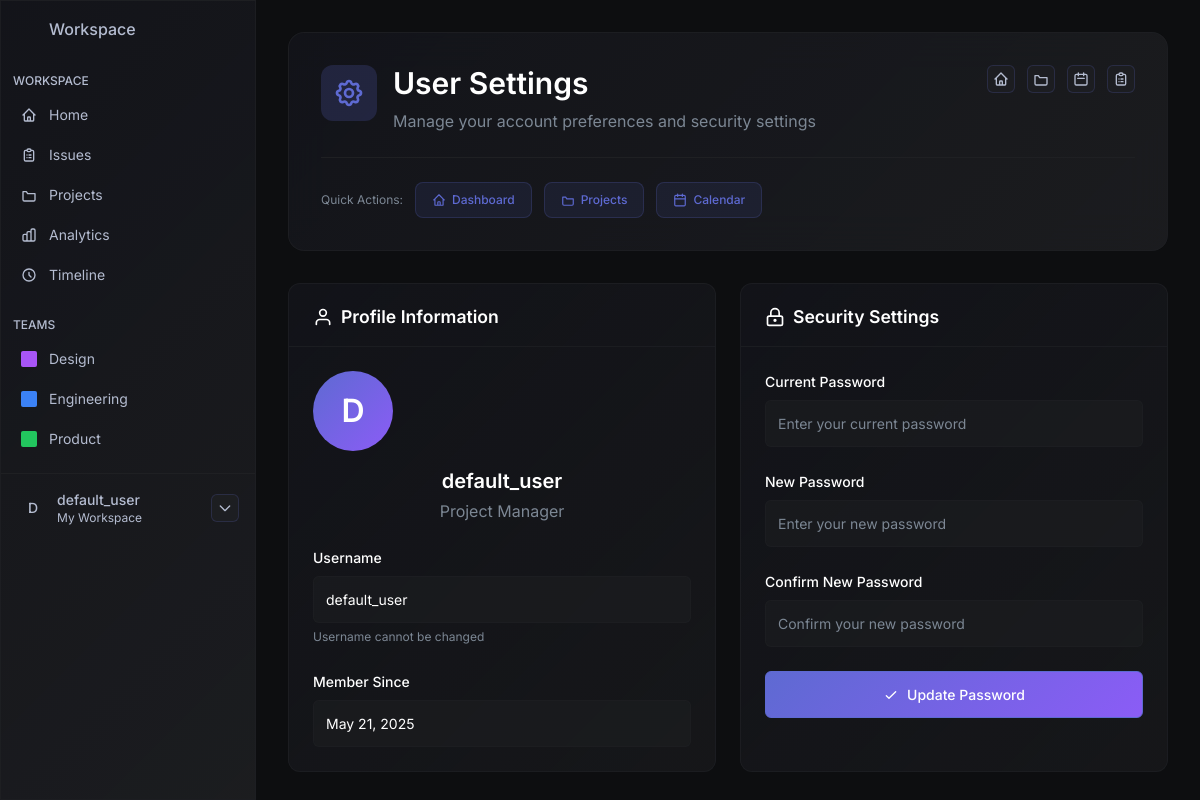
/settings (signed in), run on the app's committed database.
### app.py (models this page shows, shortened)
class User(db.Model, UserMixin):
    id = db.Column(db.Integer, primary_key=True)
    username = db.Column(db.String(80), unique=True, nullable=False)
    email = db.Column(db.String(120), unique=True, nullable=False)
    password_hash = db.Column(db.String(128), nullable=False)
    created_at = db.Column(db.DateTime, default=datetime.utcnow)
    bio = db.Column(db.String(300), nullable=True)  # Short bio for profile
    accomplishments = db.Column(db.Text, nullable=True)  # Multiline accomplishments
    projects_owned = db.relationship('Project', backref='owner_user', lazy=True, foreign_keys='Project.owner_id')
    assigned_tasks = db.relationship('Task', backref='assignee_user', lazy=True, foreign_keys='Task.assignee_id')
    comments = db.relationship('Comment', backref='author_user', lazy=True)
    projects = db.relationship('Project', secondary='project_member', back_populates='members')

### app.py (the view, shortened to what this page needs)
@app.route('/settings', methods=['GET', 'POST'])
@login_required
def user_settings():
    return render_template('user_settings.html')

### templates/user_settings.html (shortened to what this page needs)
<!DOCTYPE html>
<html lang="en">
<head>
    <link rel="stylesheet" href="https://cdnjs.cloudflare.com/ajax/libs/font-awesome/6.4.0/css/all.min.css">
    <script src="https://cdn.tailwindcss.com"></script>
</head>
<body class="bg-aura-bg text-aura-text font-inter min-h-screen">
    <div class="flex flex-col md:flex-row h-screen">
        <div id="sidebar"
            class="hidden md:block w-full md:w-64 header-card flex-shrink-0 flex flex-col h-screen md:h-auto overflow-y-auto">
            <div class="p-4 md:block hidden">
                <div class="flex items-center space-x-2">
                    <div class="h-6 w-6 rounded-md bg-accent"></div>
                    <span class="font-medium">Workspace</span>
                </div>
            </div>
            <nav class="flex-1 py-4">
                <div class="px-3 mb-2 text-xs font-medium text-muted">WORKSPACE</div>
                <a href="{{ url_for('overview_view') }}"
                    class="flex items-center px-3 py-2 text-sm text-muted hover:text-white hover:bg-lighter rounded-md mx-2">
                    <svg class="w-4 h-4 mr-3" fill="none" stroke="currentColor" viewBox="0 0 24 24">
                        <path stroke-linecap="round" stroke-linejoin="round" stroke-width="2"
                            d="M3 12l2-2m0 0l7-7 7 7M5 10v10a1 1 0 001 1h3m10-11l2 2m-2-2v10a1 1 0 01-1 1h-3m-6 0a1 1 0 001-1v-4a1 1 0 011-1h2a1 1 0 011 1v4a1 1 0 001 1m-6 0h6">
                        </path>
                    </svg>
                    Home
                </a>
                <a href="{{ url_for('index') }}"
                    class="flex items-center px-3 py-2 text-sm text-muted hover:text-white hover:bg-lighter rounded-md mx-2 mt-1">
                    Issues
                </a>
                <a href="{{ url_for('manage_projects') }}"
                    class="flex items-center px-3 py-2 text-sm text-muted hover:text-white hover:bg-lighter rounded-md mx-2 mt-1">
                    <svg class="w-4 h-4 mr-3" fill="none" stroke="currentColor" viewBox="0 0 24 24">
                        <path stroke-linecap="round" stroke-linejoin="round" stroke-width="2"
                            d="M3 7h5l2 3h11v9a2 2 0 0 1-2 2H5a2 2 0 0 1-2-2V7z" />
                    </svg>
                    Projects
                </a>
                <a href="{{ url_for('calendar_view') }}"
                    class="flex items-center px-3 py-2 text-sm text-muted hover:text-white hover:bg-lighter rounded-md mx-2 mt-1">
                    Analytics
                </a>
                <a href="{{ url_for('timeline_view') }}"
                    class="flex items-center px-3 py-2 text-sm text-muted hover:text-white hover:bg-lighter rounded-md mx-2 mt-1">
                    <svg class="w-4 h-4 mr-3" fill="none" stroke="currentColor" viewBox="0 0 24 24">
                        <path stroke-linecap="round" stroke-linejoin="round" stroke-width="2"
                            d="M12 8v4l3 3m6-3a9 9 0 11-18 0 9 9 0 0118 0z">
                        </path>
                    </svg>
                    Timeline
                </a>
                <div class="px-3 mt-6 mb-2 text-xs font-medium text-muted">TEAMS</div>
                <a href="#"
                    class="flex items-center px-3 py-2 text-sm text-muted hover:text-white hover:bg-lighter rounded-md mx-2">
                    <div class="w-4 h-4 rounded-sm bg-purple-500 mr-3"></div>
                    Design
                </a>
                <a href="#"
                    class="flex items-center px-3 py-2 text-sm text-muted hover:text-white hover:bg-lighter rounded-md mx-2 mt-1">
                    <div class="w-4 h-4 rounded-sm bg-blue-500 mr-3"></div>
                    Engineering
                </a>
                <a href="#"
                    class="flex items-center px-3 py-2 text-sm text-muted hover:text-white hover:bg-lighter rounded-md mx-2 mt-1">
                    <div class="w-4 h-4 rounded-sm bg-green-500 mr-3"></div>
                    Product
                </a>
            </nav>
            <div class="p-4 border-t border-aura-border">
                <div class="flex items-center justify-between">
                    <div class="flex items-center">
                        <div class="w-8 h-8 rounded-full bg-accent flex items-center justify-center">
                            <span class="text-sm font-medium">{{ current_user.username[0]|upper if current_user.username else 'U' }}</span>
                        </div>
                        <div class="ml-2">
                            <div class="text-sm font-medium">{{ current_user.username if current_user.username else 'User' }}</div>
                            <div class="text-xs text-muted">My Workspace</div>
                        </div>
                    </div>
                    <div class="relative">
                        <button id="userMenuToggle" class="nav-icon text-aura-text hover:text-white" title="User menu">
                            <svg class="w-4 h-4" fill="none" stroke="currentColor" viewBox="0 0 24 24">
                                <path stroke-linecap="round" stroke-linejoin="round" stroke-width="2" d="M19 9l-7 7-7-7" />
                            </svg>
                        </button>
                    </div>
                </div>
            </div>
        </div>
        <div class="flex-1 flex flex-col overflow-y-auto">
            <div class="max-w-7xl mx-auto p-8 w-full">
                <div class="header-card glass-effect rounded-2xl p-8 mb-8">
                    <div class="flex items-start justify-between mb-6">
                        <div class="flex items-start gap-4">
                            <div class="bg-aura-accent/20 p-3 rounded-xl">
                            </div>
                            <div>
                                <h1 class="text-3xl font-semibold text-white mb-2">User Settings</h1>
                                <p class="text-aura-muted">Manage your account preferences and security settings</p>
                            </div>
                        </div>
                        <div class="flex items-center gap-3">
                            <a href="{{ url_for('overview_view') }}" class="nav-icon text-aura-text hover:text-white" title="Dashboard">
                                <svg class="w-4 h-4" fill="none" stroke="currentColor" viewBox="0 0 24 24">
                                    <path stroke-linecap="round" stroke-linejoin="round" stroke-width="2" d="M3 12l2-2m0 0l7-7 7 7M5 10v10a1 1 0 001 1h3m10-11l2 2m-2-2v10a1 1 0 01-1 1h-3m-6 0a1 1 0 001-1v-4a1 1 0 011-1h2a1 1 0 011 1v4a1 1 0 001 1m-6 0h6" />
                                </svg>
                            </a>
                            <a href="{{ url_for('manage_projects') }}" class="nav-icon text-aura-text hover:text-white" title="Projects">
                                <svg class="w-4 h-4" fill="none" stroke="currentColor" viewBox="0 0 24 24">
                                    <path stroke-linecap="round" stroke-linejoin="round" stroke-width="2" d="M3 7h5l2 3h11v9a2 2 0 0 1-2 2H5a2 2 0 0 1-2-2V7z" />
                                </svg>
                            </a>
                            <a href="{{ url_for('calendar_view') }}" class="nav-icon text-aura-text hover:text-white" title="Calendar">
                                <svg class="w-4 h-4" fill="none" stroke="currentColor" viewBox="0 0 24 24">
                                    <path stroke-linecap="round" stroke-linejoin="round" stroke-width="2" d="M8 7V3m8 4V3m-9 8h10M5 21h14a2 2 0 002-2V7a2 2 0 00-2-2H5a2 2 0 00-2 2v12a2 2 0 002 2z" />
                                </svg>
                            </a>
                            <a href="{{ url_for('index') }}" class="nav-icon text-aura-text hover:text-white" title="Issues">
                                <svg class="w-4 h-4" fill="none" stroke="currentColor" viewBox="0 0 24 24">
                                    <path stroke-linecap="round" stroke-linejoin="round" stroke-width="2" d="M9 5H7a2 2 0 00-2 2v12a2 2 0 002 2h10a2 2 0 002-2V7a2 2 0 00-2-2h-2M9 5a2 2 0 002 2h2a2 2 0 002-2M9 5a2 2 0 012-2h2a2 2 0 012 2m-3 7h3m-3 4h3m-6-4h.01M9 16h.01" />
                                </svg>
                            </a>
                        </div>
                    </div>
                    <div class="flex items-center gap-3 mt-6 pt-6 border-t border-aura-border">
                        <span class="text-xs text-aura-muted">Quick Actions:</span>
                        <a href="{{ url_for('overview_view') }}" class="quick-action-btn">
                            <svg width="14" height="14" fill="none" stroke="currentColor" stroke-width="2" stroke-linecap="round" stroke-linejoin="round" viewBox="0 0 24 24">
                                <path d="M3 12l2-2m0 0l7-7 7 7M5 10v10a1 1 0 001 1h3m10-11l2 2m-2-2v10a1 1 0 01-1 1h-3m-6 0a1 1 0 001-1v-4a1 1 0 011-1h2a1 1 0 011 1v4a1 1 0 001 1m-6 0h6" />
                            </svg>
                            Dashboard
                        </a>
                        <a href="{{ url_for('manage_projects') }}" class="quick-action-btn">
                            <svg width="14" height="14" fill="none" stroke="currentColor" stroke-width="2" stroke-linecap="round" stroke-linejoin="round" viewBox="0 0 24 24">
                                <path d="M3 7h5l2 3h11v9a2 2 0 0 1-2 2H5a2 2 0 0 1-2-2V7z" />
                            </svg>
                            Projects
                        </a>
                        <a href="{{ url_for('calendar_view') }}" class="quick-action-btn">
                            <svg width="14" height="14" fill="none" stroke="currentColor" stroke-width="2" stroke-linecap="round" stroke-linejoin="round" viewBox="0 0 24 24">
                                <rect x="3" y="4" width="18" height="18" rx="2"/>
                                <path d="M16 2v4M8 2v4M3 10h18"/>
                            </svg>
                            Calendar
                        </a>
                    </div>
                </div>
                <div class="settings-grid">
                    <div class="settings-card">
                        <div class="card-header">
                            <h2>
                                <svg width="20" height="20" fill="none" stroke="currentColor" stroke-width="2" stroke-linecap="round" stroke-linejoin="round" viewBox="0 0 24 24">
                                    <path d="M20 21v-2a4 4 0 0 0-4-4H8a4 4 0 0 0-4 4v2" />
                                    <circle cx="12" cy="7" r="4" />
                                </svg>
                                Profile Information
                            </h2>
                        </div>
                        <div class="card-content">
                            <div class="text-center mb-6">
                                <div class="profile-avatar">
                                    {{ current_user.username[0]|upper if current_user.username else 'U' }}
                                </div>
                                <h3 class="text-xl font-semibold text-white mb-1">{{ current_user.username if current_user.username else 'User' }}</h3>
                                <p class="text-aura-muted">Project Manager</p>
                            </div>
                            <div class="space-y-4">
                                <div class="form-group">
                                    <label>Username</label>
                                    <input type="text" class="form-control" value="{{ current_user.username if current_user.username else 'User' }}" readonly>
                                    <small class="text-aura-muted text-xs mt-1">Username cannot be changed</small>
                                </div>
                                <div class="form-group">
                                    <label>Member Since</label>
                                    <input type="text" class="form-control" value="{{ current_user.created_at.strftime('%B %d, %Y') if current_user.created_at else 'Recently' }}" readonly>
                                </div>
                            </div>
                        </div>
                    </div>
                    <div class="settings-card">
                        <div class="card-header">
                            <h2>
                                <svg width="20" height="20" fill="none" stroke="currentColor" stroke-width="2" stroke-linecap="round" stroke-linejoin="round" viewBox="0 0 24 24">
                                    <rect x="3" y="11" width="18" height="11" rx="2" ry="2" />
                                    <circle cx="12" cy="16" r="1" />
                                    <path d="M7 11V7a5 5 0 1 1 10 0v4" />
                                </svg>
                                Security Settings
                            </h2>
                        </div>
                        <div class="card-content">
                            <form method="POST" action="{{ url_for('user_settings') }}">
                                <div class="form-group">
                                    <label for="current_password">Current Password</label>
                                    <input type="password" id="current_password" name="current_password" class="form-control" placeholder="Enter your current password" required>
                                </div>
                                <div class="form-group">
                                    <label for="new_password">New Password</label>
                                    <input type="password" id="new_password" name="new_password" class="form-control" placeholder="Enter your new password" required>
                                </div>
                                <div class="form-group">
                                    <label for="confirm_new_password">Confirm New Password</label>
                                    <input type="password" id="confirm_new_password" name="confirm_new_password" class="form-control" placeholder="Confirm your new password" required>
                                </div>
                                <button type="submit" class="btn btn-primary btn-full">
                                    <svg width="16" height="16" fill="none" stroke="currentColor" stroke-width="2" stroke-linecap="round" stroke-linejoin="round" viewBox="0 0 24 24">
                                        <path d="M5 13l4 4L19 7" />
                                    </svg>
                                    Update Password
                                </button>
                            </form>
                        </div>
                    </div>
                </div>
            </div>
        </div>
    </div>
</body>
</html>

### data on the page
User: username "D", username "default_user", created_at "May 21, 2025"
